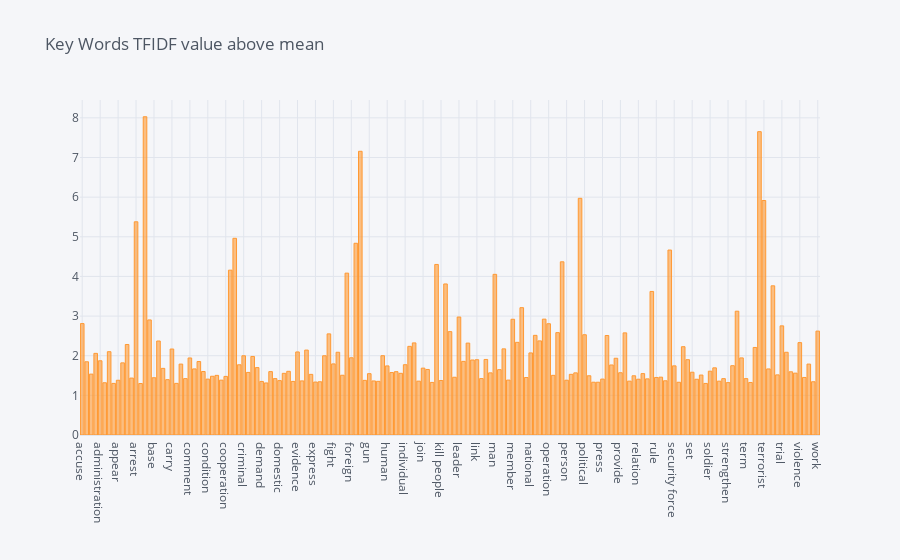

The notebook cell saved with this chart:
### Code cell
df_TFIDF.query('col_sum > {i}'.format(i = df_TFIDF.col_sum.mean()))[['col_sum']].iplot(kind='bar',title = 'Key Words TFIDF value above mean ')

### Figure 1 — Plotly figure (JSON) as saved in the notebook; plotly's stock layout.template omitted (floating-point values rounded to 4 significant figures; data arrays with more than 128 entries replaced by an {"elided": "..."} marker saying what was removed)
{"data": [{"marker": {"color": "rgba(255, 153, 51, 0.6)", "line": {"color": "rgba(255, 153, 51, 1.0)", "width": 1}}, "name": "col_sum", "orientation": "v", "text": "", "type": "bar", "x": {"elided": "165 str values"}, "y": {"elided": "165 float values"}}], "layout": {"autosize": true, "legend": {"bgcolor": "#F5F6F9", "font": {"color": "#4D5663"}}, "paper_bgcolor": "#F5F6F9", "plot_bgcolor": "#F5F6F9", "title": {"font": {"color": "#4D5663"}, "text": "Key Words TFIDF value above mean "}, "xaxis": {"autorange": true, "gridcolor": "#E1E5ED", "range": [-0.5, 164.5], "showgrid": true, "tickfont": {"color": "#4D5663"}, "title": {"font": {"color": "#4D5663"}, "text": ""}, "type": "category", "zerolinecolor": "#E1E5ED"}, "yaxis": {"autorange": true, "gridcolor": "#E1E5ED", "range": [0, 8.45], "showgrid": true, "tickfont": {"color": "#4D5663"}, "title": {"font": {"color": "#4D5663"}, "text": ""}, "type": "linear", "zerolinecolor": "#E1E5ED"}}}
